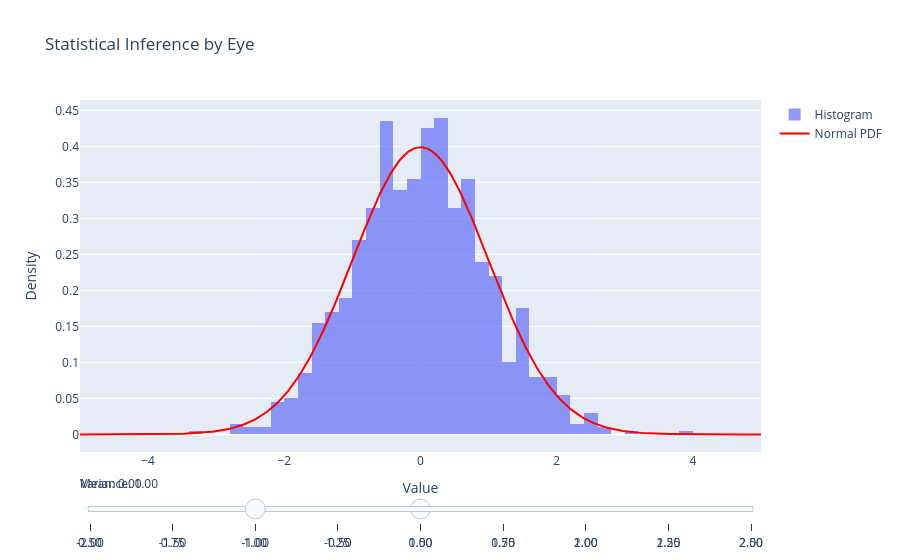

Write notebook code for a chart like this one.
### Code cell
import numpy as np
import plotly.graph_objects as go
from scipy.stats import norm

# Generate fixed samples from a normal distribution
np.random.seed(42)
samples = np.random.normal(loc=0, scale=1, size=1000)

# Define the range for the x-axis (for the PDF)
x = np.linspace(-5, 5, 500)

# Initial mean and variance
initial_mean = 0
initial_variance = 1

# Calculate the initial PDF
pdf = norm.pdf(x, loc=initial_mean, scale=np.sqrt(initial_variance))

# Create the histogram and initial PDF
fig = go.Figure()

# Histogram of samples
fig.add_trace(go.Histogram(
    x=samples,
    histnorm='probability density',
    name='Histogram',
    opacity=0.7
))

# Overlay PDF
pdf_trace = go.Scatter(
    x=x,
    y=pdf,
    mode='lines',
    name='Normal PDF',
    line=dict(color='red')
)
fig.add_trace(pdf_trace)

# Create update menus for sliders
mean_values = np.linspace(-2, 2, 9)  # Mean values for the slider
variance_values = np.linspace(0.5, 2.5, 9)  # Variance values for the slider

# Create sliders
sliders = [
    # Slider for mean
    {
        "active": 4,
        "currentvalue": {"prefix": "Mean: "},
        "steps": [
            {
                "args": [
                    {"y": [norm.pdf(x, loc=mean, scale=np.sqrt(initial_variance))]},
                    {"title": f"Mean: {mean}, Variance: {initial_variance:.2f}"}
                ],
                "label": f"{mean:.2f}"
            }
            for mean in mean_values
        ]
    },
    # Slider for variance
    {
        "active": 2,
        "currentvalue": {"prefix": "Variance: "},
        "steps": [
            {
                "args": [
                    {"y": [norm.pdf(x, loc=initial_mean, scale=np.sqrt(variance))]},
                    {"title": f"Mean: {initial_mean:.2f}, Variance: {variance:.2f}"}
                ],
                "label": f"{variance:.2f}"
            }
            for variance in variance_values
        ]
    }
]

# Add sliders to the layout
fig.update_layout(
    title="Statistical Inference by Eye",
    xaxis_title="Value",
    yaxis_title="Density",
    sliders=sliders
)

# Show the plot
fig.show()

# Save the plot as an HTML file
fig.write_html("stat_by_eye.html")

### Figure 1 — Plotly figure (JSON) as saved in the notebook; plotly's stock layout.template omitted (floating-point values rounded to 4 significant figures; data arrays with more than 128 entries replaced by an {"elided": "..."} marker saying what was removed)
{"data": [{"histnorm": "probability density", "name": "Histogram", "opacity": 0.7, "type": "histogram", "x": {"elided": "1000 float values"}}, {"line": {"color": "red"}, "mode": "lines", "name": "Normal PDF", "type": "scatter", "x": {"elided": "500 float values"}, "y": {"elided": "500 float values"}}], "layout": {"sliders": [{"active": 4, "currentvalue": {"prefix": "Mean: "}, "steps": [{"args": [{"y": {"elided": "1x500 float values"}}, {"title": "Mean: -2.0, Variance: 1.00"}], "label": "-2.00"}, {"args": [{"y": {"elided": "1x500 float values"}}, {"title": "Mean: -1.5, Variance: 1.00"}], "label": "-1.50"}, {"args": [{"y": {"elided": "1x500 float values"}}, {"title": "Mean: -1.0, Variance: 1.00"}], "label": "-1.00"}, {"args": [{"y": {"elided": "1x500 float values"}}, {"title": "Mean: -0.5, Variance: 1.00"}], "label": "-0.50"}, {"args": [{"y": {"elided": "1x500 float values"}}, {"title": "Mean: 0.0, Variance: 1.00"}], "label": "0.00"}, {"args": [{"y": {"elided": "1x500 float values"}}, {"title": "Mean: 0.5, Variance: 1.00"}], "label": "0.50"}, {"args": [{"y": {"elided": "1x500 float values"}}, {"title": "Mean: 1.0, Variance: 1.00"}], "label": "1.00"}, {"args": [{"y": {"elided": "1x500 float values"}}, {"title": "Mean: 1.5, Variance: 1.00"}], "label": "1.50"}, {"args": [{"y": {"elided": "1x500 float values"}}, {"title": "Mean: 2.0, Variance: 1.00"}], "label": "2.00"}]}, {"active": 2, "currentvalue": {"prefix": "Variance: "}, "steps": [{"args": [{"y": {"elided": "1x500 float values"}}, {"title": "Mean: 0.00, Variance: 0.50"}], "label": "0.50"}, {"args": [{"y": {"elided": "1x500 float values"}}, {"title": "Mean: 0.00, Variance: 0.75"}], "label": "0.75"}, {"args": [{"y": {"elided": "1x500 float values"}}, {"title": "Mean: 0.00, Variance: 1.00"}], "label": "1.00"}, {"args": [{"y": {"elided": "1x500 float values"}}, {"title": "Mean: 0.00, Variance: 1.25"}], "label": "1.25"}, {"args": [{"y": {"elided": "1x500 float values"}}, {"title": "Mean: 0.00, Variance: 1.50"}], "label": "1.50"}, {"args": [{"y": {"elided": "1x500 float values"}}, {"title": "Mean: 0.00, Variance: 1.75"}], "label": "1.75"}, {"args": [{"y": {"elided": "1x500 float values"}}, {"title": "Mean: 0.00, Variance: 2.00"}], "label": "2.00"}, {"args": [{"y": {"elided": "1x500 float values"}}, {"title": "Mean: 0.00, Variance: 2.25"}], "label": "2.25"}, {"args": [{"y": {"elided": "1x500 float values"}}, {"title": "Mean: 0.00, Variance: 2.50"}], "label": "2.50"}]}], "title": {"text": "Statistical Inference by Eye"}, "xaxis": {"title": {"text": "Value"}}, "yaxis": {"title": {"text": "Density"}}}}
